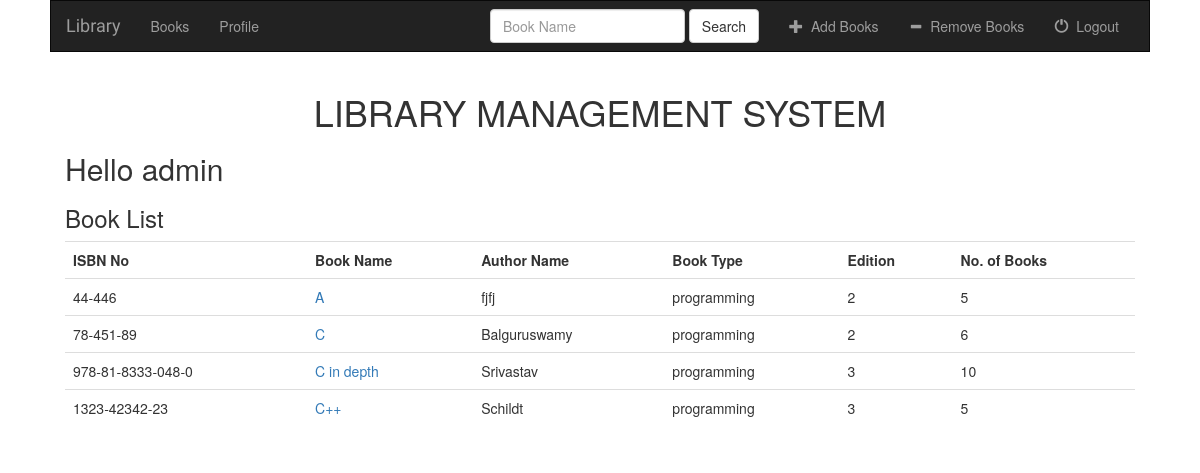
The app's page / (signed in), older data.
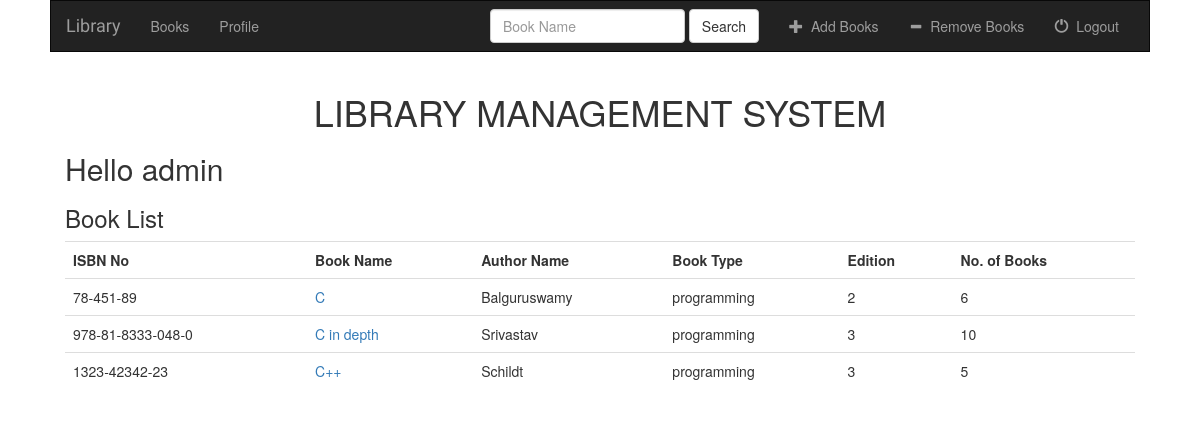
The same page, newer data.
### books/models.py (models this page shows, shortened)
class Book(models.Model):
    isbn_no = models.CharField(max_length=100, null=False)
    book_name = models.CharField(max_length=100)
    author_name = models.CharField(max_length=100)
    book_type = models.CharField(max_length=50)
    edition = models.IntegerField()
    no_of_books = models.IntegerField()

### books/views.py (the view)
# urls.py: url(r'^$', views.home, name='home'),
def home(request):
    if not request.user.is_authenticated():
        return render(request, 'books/login.html')
    username = request.user.username
    book_list = Book.objects.order_by('book_name')[:50]
    return render(request, 'books/home.html', {'book_list': book_list, 'username': username})

### books/templates/books/home.html (shortened to what this page needs)
{% extends 'books/base.html' %}
{% block search %}
    <form class="navbar-form navbar-left" action="{% url 'books:search' %}" method="get">
        <div class="form-group">
            <input type="text" class="form-control" name="book_name" placeholder="Book Name">
        </div>
        <button type="submit" class="btn btn-default">Search</button>
    </form>
{% endblock %}
{% block content %}
    <h1><p class="text-uppercase text-center">Library Management System</p></h1>
    <h2>Hello {{ username }}</h2>
    <h3>Book List</h3>
    {% if book_list %}
        <table class="table table-hover">
            <tr>
                <th>ISBN No</th>
                <th>Book Name</th>
                <th>Author Name</th>
                <th>Book Type</th>
                <th>Edition</th>
                <th>No. of Books</th>
            </tr>
            {% for book in book_list %}
            <tr>
                <td>{{ book.isbn_no }}</td>
                <td><a href="{% url 'books:detail' book.id %}">{{ book.book_name }}</a></td>
                <td>{{ book.author_name }}</td>
                <td>{{ book.book_type }}</td>
                <td>{{ book.edition }}</td>
                <td>{{ book.no_of_books }}</td>
            </tr>
            {% endfor %}
        </table>
    {% else %}
        <h3 style="color: red;">No book is available</h3>
    {% endif %}
{% endblock %}

### books/templates/books/base.html (shortened to what this page needs)
<!DOCTYPE html>
<html lang="en">
<head>
    {% load staticfiles %}
    <link rel="stylesheet" href="{% static 'books/css/bootstrap.min.css' %}">
    <link rel="stylesheet" href="{% static 'books/css/style.css' %}">
</head>
<body>
    <nav class="navbar navbar-inverse">
        <div class="container-fluid">
            <div class="navbar-header">
                <a class="navbar-brand" href="{% url 'books:home' %}">Library</a>
            </div>
            <div class="collapse navbar-collapse" id="topNavBar">
                <ul class="nav navbar-nav">
                    <li><a href="{% url 'books:home' %}">Books</a></li>
                    <li><a href="{% url 'books:profile' %}">Profile</a></li>
                </ul>
                <ul class="nav navbar-nav navbar-right">
                    {% block search %}
                    {% endblock %}
                    {% if username == 'admin' %}
                    <li>
                        <a href="{% url 'books:addbook' %}">
                            <span class="glyphicon glyphicon-plus" aria-hidden="true"></span>&nbsp; Add Books
                        </a>
                    </li>
                    <li>
                        <a href="{% url 'books:removebook' %}">
                            <span class="glyphicon glyphicon-minus" aria-hidden="true"></span>&nbsp; Remove Books
                        </a>
                    </li>
                    {% endif %}
                    <li>
                        <a href="{% url 'books:logout_user' %}">
                            <span class="glyphicon glyphicon-off" aria-hidden="true"></span>&nbsp; Logout
                        </a>
                    </li>
                </ul>
            </div>
        </div>
    </nav>
    <div class="container-fluid">
        {% block content %}
        {% endblock %}
    </div>
</body>
</html>

### books/static/books/css/style.css (style rules this page uses)
* { -webkit-box-sizing: border-box; -moz-box-sizing: border-box; -ms-box-sizing: border-box; box-sizing: border-box; }
body { width: 1100px; margin: auto; }
.navbar { border-radius: 0; }
.navbar-brand { font-family: 'Satisfy', cursive; }

Row changes from the older to the newer data that the page shows:
removed Book: isbn_no "44-446", book_name "A", author_name "fjfj", book_type "programming", edition "2", no_of_books "5"
